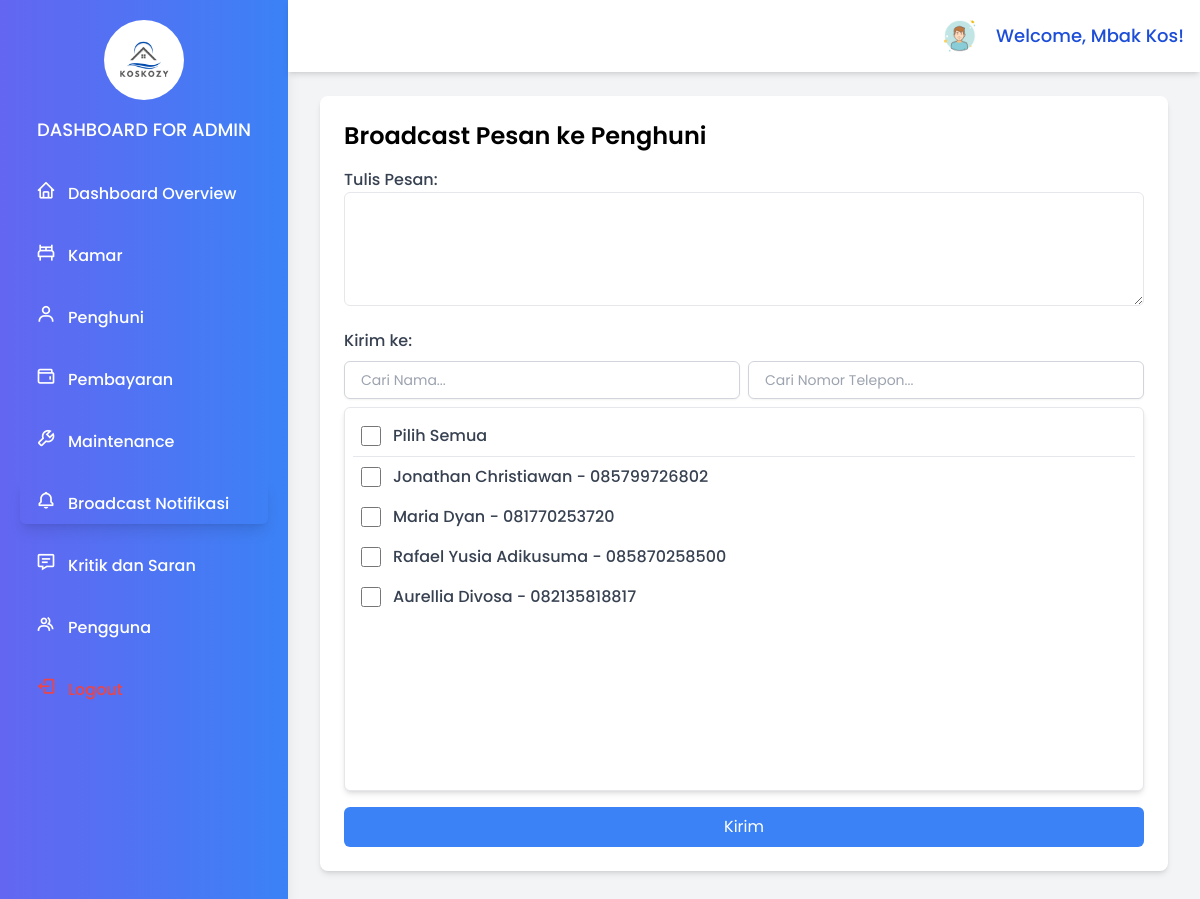
The page /page/admin/broadcast.php (signed in) on the database its author committed.
### tables this page shows
CREATE TABLE `users` (
  `id` int(11) NOT NULL,
  `username` varchar(50) NOT NULL,
  `name` varchar(225) NOT NULL,
  `password_hash` varchar(255) NOT NULL,
  `role` enum('admin','superadmin','user') NOT NULL,
  `created_at` timestamp NOT NULL DEFAULT current_timestamp(),
  `updated_at` timestamp NOT NULL DEFAULT current_timestamp() ON UPDATE current_timestamp()
);

CREATE TABLE `penghuni` (
  `id` int(11) NOT NULL,
  `room_id` int(11) NOT NULL,
  `nama` varchar(255) NOT NULL,
  `jenis_kelamin` varchar(10) NOT NULL,
  `nomor_telepon` varchar(50) DEFAULT NULL,
  `alamat_asal` text DEFAULT NULL,
  `status` enum('active','inactive') DEFAULT 'active',
  `tanggal_masuk` date DEFAULT NULL,
  `tanggal_keluar` date DEFAULT NULL,
  `ktp` varchar(50) DEFAULT NULL,
  `nomor_darurat` varchar(50) DEFAULT NULL,
  `username` varchar(50) NOT NULL,
  `password` varchar(255) NOT NULL,
  `created_at` timestamp NOT NULL DEFAULT current_timestamp(),
  `updated_at` timestamp NOT NULL DEFAULT current_timestamp() ON UPDATE current_timestamp()
);

### page/admin/broadcast.php (the view, shortened to what this page needs)
<?php
require '../../db.php';
$session_username = $_SESSION['username'];
$result = mysqli_query($conn, "SELECT name FROM users WHERE username = '$session_username'");
$admin = mysqli_fetch_assoc($result);
$admin_name = $admin['name'] ?? 'Admin';
$result_penghuni = mysqli_query($conn, "SELECT id, nama, nomor_telepon FROM penghuni");
$penghuni = mysqli_fetch_all($result_penghuni, MYSQLI_ASSOC);
?>
<!DOCTYPE html>
<html lang="en">
<head>
   <script src="https://cdn.tailwindcss.com"></script>
</head>
    <script src="https://cdn.tailwindcss.com"></script>
    <link href="https://unpkg.com/boxicons@2.1.4/css/boxicons.min.css" rel="stylesheet">
</head>
<body class="bg-gray-100 min-h-screen font-poppins">
      <div id="sidebar" class="w-72 h-screen bg-gradient-to-r from-indigo-500 to-blue-500 text-white p-5 fixed top-0 left-0 shadow-lg">
         <div class="mb-6 text-center">
            <img src="../../assets/logo/Kozie.png" alt="Logo" class="h-20 mx-auto rounded-full">
            <h1 class="text-lg font-medium mt-4 uppercase">DASHBOARD FOR ADMIN</h1>
         </div>
         <nav>
            <ul class="space-y-4">
            <li><a href="dashboard-admin.php" class="block px-4 py-2 rounded-md text-white font-medium bg-tr hover:text-blue-300 items-center space-x-3 "><i class="bx bx-home text-xl"></i><span>Dashboard Overview</span></a></li>
            <li><a href="kamar.php" class="block px-4 py-2 rounded-md font-medium text-white hover:text-blue-300  items-center space-x-3"><i class="bx bx-bed text-xl"></i><span>Kamar</span></a></li>
            <li><a href="penghuni.php" class="block px-4 py-2 rounded-md font-medium text-white hover:text-blue-300  items-center space-x-3"><i class="bx bx-user text-xl"></i><span>Penghuni</span></a></li>
            <li><a href="pembayaran.php" class="block px-4 py-2 rounded-md font-medium text-white hover:text-blue-300  items-center space-x-3"><i class="bx bx-wallet text-xl"></i><span>Pembayaran</span></a></li>
            <li><a href="maintenance.php" class="block px-4 py-2 rounded-md font-medium text-white hover:text-blue-300  items-center space-x-3"><i class="bx bx-wrench text-xl"></i><span>Maintenance</span></a></li>
            <li><a href="broadcast.php" class="block px-4 py-2 rounded-md font-medium  text-white hover:text-blue-300  items-center space-x-3 shadow-lg"><i class="bx bx-bell text-xl"></i><span>Broadcast Notifikasi</span></a></li>
            <li><a href="kritik-saran.php" class="block px-4 py-2 rounded-md font-medium text-white hover:text-blue-300  items-center space-x-3"><i class="bx bx-message-detail text-xl"></i><span>Kritik dan Saran</span></a></li>
            <li><a href="pengguna.php" class="block px-4 py-2 rounded-md font-medium text-white hover:text-blue-300  items-center space-x-3"><i class="bx bx-group text-xl"></i><span>Pengguna</span></a></li>
            <li><a href="../../logout.php" class="block px-4 py-2 rounded-md text-red-500 hover:text-red-700  items-center space-x-3 font-medium"><i class="bx bx-log-out text-xl"></i><span>Logout</span></a></li>
      </ul>
         </nav>
      </div>
   <div class="md:ml-72 flex flex-col min-h-screen">
      <nav class="flex items-center justify-end bg-white p-4 fixed top-0  md:left-72 right-0 shadow-md z-10">
         <div class="flex items-center space-x-4 ">
            <a href="#" class="profile">
               <img src="../../assets/logo/user.png" alt="Profile" class="h-10 w-10 rounded-full">
            </a>
            <span class="text-sm md:text-lg font-medium text-blue-700">
               Welcome, <?php echo htmlspecialchars($admin_name); ?>!
            </span>
         </div>
      </nav>
   <div class="p-8">
      <div class="bg-white rounded-lg shadow-md">
            <div class="p-6 mt-16">
            <h2 class="text-2xl font-semibold mb-4">Broadcast Pesan ke Penghuni</h2>
            <form action="" method="POST">
               <label class="block text-gray-700 font-medium">Tulis Pesan:</label>
               <textarea name="message" rows="4" class="w-full border p-2 rounded-md" required></textarea>
               <div>
                  <h3 class="text-gray-700 font-medium mb-2 mt-4">Kirim ke:</h3>
                  <div class="mb-2 flex space-x-2">
                     <input type="text" id="searchInput" placeholder="Cari Nama..."
                        class="py-2 px-4 w-1/2 border border-gray-300 rounded-md shadow-sm focus:ring-indigo-500 focus:border-indigo-500 sm:text-sm">
                     <input type="text" id="searchPhone" placeholder="Cari Nomor Telepon..."
                        class="py-2 px-4 w-1/2 border border-gray-300 rounded-md shadow-sm focus:ring-indigo-500 focus:border-indigo-500 sm:text-sm">
                  </div>
                  <div class="w-full border p-2 h-96 overflow-y-auto rounded-md bg-white shadow-md">
                     <label class="flex items-center space-x-3 p-2 cursor-pointer transition duration-200 border-b">
                        <input type="checkbox" id="selectAll" class="w-5 h-5 text-blue-500 border-gray-300 rounded focus:ring focus:ring-blue-200">
                        <span class="text-gray-700 font-medium">Pilih Semua</span>
                     </label>
                     <div id="namaList">
                        <?php foreach ($penghuni as $p): ?>
                              <label class="flex items-center space-x-3 p-2 hover:bg-gray-100 rounded-md cursor-pointer transition duration-200 nama-item">
                                 <input type="checkbox" name="recipients[]" value="<?php echo $p['id']; ?>" class="w-5 h-5 text-blue-500 border-gray-300 rounded focus:ring focus:ring-blue-200 checkbox-item">
                                 <span class="text-gray-700 font-medium"><?php echo $p['nama'] . " - " . $p['nomor_telepon']; ?></span>
                              </label>
                        <?php endforeach; ?>
                     </div>
                  </div>
               </div>
            <div class="flex justify-end">
               <button type="submit" class="mt-4 bg-blue-500 hover:bg-blue-600 text-white px-4 py-2 rounded-md w-full">Kirim</button>
            </div>
         </form>
      </div>
   </div>
</body>
</html>

### page/admin/broadcast.php (style rules this page uses)
body { font-family: 'Poppins', sans-serif; }

### rows shown on the page
users: name "Mbak Kos"
penghuni: nama "Jonathan Christiawan", nomor_telepon "085799726802"
penghuni: nama "Maria Dyan", nomor_telepon "081770253720"
penghuni: nama "Rafael Yusia Adikusuma", nomor_telepon "085870258500"
penghuni: nama "Aurellia Divosa", nomor_telepon "082135818817"
